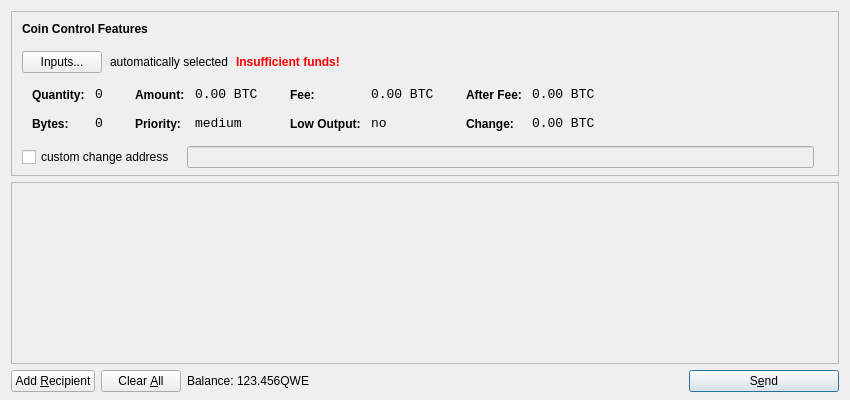
<?xml version="1.0" encoding="UTF-8"?>
<ui version="4.0">
 <class>SendCoinsDialog</class>
 <widget class="QDialog" name="SendCoinsDialog">
  <property name="geometry">
   <rect>
    <x>0</x>
    <y>0</y>
    <width>850</width>
    <height>400</height>
   </rect>
  </property>
  <property name="windowTitle">
   <string>Send Coins</string>
  </property>
  <layout class="QVBoxLayout" name="verticalLayout" stretch="0,1,0">
   <property name="bottomMargin">
    <number>8</number>
   </property>
   <item>
    <widget class="QFrame" name="frameCoinControl">
     <property name="sizePolicy">
      <sizepolicy hsizetype="Expanding" vsizetype="Expanding">
       <horstretch>0</horstretch>
       <verstretch>0</verstretch>
      </sizepolicy>
     </property>
     <property name="maximumSize">
      <size>
       <width>16777215</width>
       <height>16777215</height>
      </size>
     </property>
     <property name="frameShape">
      <enum>QFrame::StyledPanel</enum>
     </property>
     <property name="frameShadow">
      <enum>QFrame::Sunken</enum>
     </property>
     <layout class="QVBoxLayout" name="verticalLayoutCoinControl2">
      <property name="spacing">
       <number>-1</number>
      </property>
      <property name="leftMargin">
       <number>0</number>
      </property>
      <property name="topMargin">
       <number>0</number>
      </property>
      <property name="rightMargin">
       <number>0</number>
      </property>
      <property name="bottomMargin">
       <number>6</number>
      </property>
      <item>
       <layout class="QVBoxLayout" name="verticalLayoutCoinControl" stretch="0,0,0,0,1">
        <property name="spacing">
         <number>0</number>
        </property>
        <property name="leftMargin">
         <number>10</number>
        </property>
        <property name="topMargin">
         <number>10</number>
        </property>
        <item>
         <layout class="QHBoxLayout" name="horizontalLayoutCoinControl1">
          <property name="bottomMargin">
           <number>15</number>
          </property>
          <item>
           <widget class="QLabel" name="labelCoinControlFeatures">
            <property name="sizePolicy">
             <sizepolicy hsizetype="Preferred" vsizetype="Maximum">
              <horstretch>0</horstretch>
              <verstretch>0</verstretch>
             </sizepolicy>
            </property>
            <property name="font">
             <font>
              <weight>75</weight>
              <bold>true</bold>
             </font>
            </property>
            <property name="styleSheet">
             <string notr="true">font-weight:bold;</string>
            </property>
            <property name="text">
             <string>Coin Control Features</string>
            </property>
           </widget>
          </item>
         </layout>
        </item>
        <item>
         <layout class="QHBoxLayout" name="horizontalLayoutCoinControl2" stretch="0,0,0,0">
          <property name="spacing">
           <number>8</number>
          </property>
          <property name="bottomMargin">
           <number>10</number>
          </property>
          <item>
           <widget class="QPushButton" name="pushButtonCoinControl">
            <property name="styleSheet">
             <string notr="true"/>
            </property>
            <property name="text">
             <string>Inputs...</string>
            </property>
           </widget>
          </item>
          <item>
           <widget class="QLabel" name="labelCoinControlAutomaticallySelected">
            <property name="text">
             <string>automatically selected</string>
            </property>
            <property name="margin">
             <number>5</number>
            </property>
           </widget>
          </item>
          <item>
           <widget class="QLabel" name="labelCoinControlInsuffFunds">
            <property name="font">
             <font>
              <weight>75</weight>
              <bold>true</bold>
             </font>
            </property>
            <property name="styleSheet">
             <string notr="true">color:red;font-weight:bold;</string>
            </property>
            <property name="text">
             <string>Insufficient funds!</string>
            </property>
            <property name="margin">
             <number>5</number>
            </property>
           </widget>
          </item>
          <item>
           <spacer name="horizontalSpacerCoinControl">
            <property name="orientation">
             <enum>Qt::Horizontal</enum>
            </property>
            <property name="sizeHint" stdset="0">
             <size>
              <width>40</width>
              <height>1</height>
             </size>
            </property>
           </spacer>
          </item>
         </layout>
        </item>
        <item>
         <widget class="QWidget" name="widgetCoinControl" native="true">
          <property name="sizePolicy">
           <sizepolicy hsizetype="Preferred" vsizetype="Preferred">
            <horstretch>0</horstretch>
            <verstretch>0</verstretch>
           </sizepolicy>
          </property>
          <property name="minimumSize">
           <size>
            <width>0</width>
            <height>0</height>
           </size>
          </property>
          <property name="styleSheet">
           <string notr="true"/>
          </property>
          <layout class="QHBoxLayout" name="horizontalLayoutCoinControl5">
           <property name="margin">
            <number>0</number>
           </property>
           <item>
            <layout class="QHBoxLayout" name="horizontalLayoutCoinControl3" stretch="0,0,0,1">
             <property name="spacing">
              <number>20</number>
             </property>
             <property name="topMargin">
              <number>0</number>
             </property>
             <property name="bottomMargin">
              <number>10</number>
             </property>
             <item>
              <layout class="QFormLayout" name="formLayoutCoinControl1">
               <property name="horizontalSpacing">
                <number>10</number>
               </property>
               <property name="verticalSpacing">
                <number>14</number>
               </property>
               <property name="leftMargin">
                <number>10</number>
               </property>
               <property name="topMargin">
                <number>4</number>
               </property>
               <property name="rightMargin">
                <number>6</number>
               </property>
               <item row="0" column="0">
                <widget class="QLabel" name="labelCoinControlQuantityText">
                 <property name="styleSheet">
                  <string notr="true">font-weight:bold;</string>
                 </property>
                 <property name="text">
                  <string>Quantity:</string>
                 </property>
                 <property name="margin">
                  <number>0</number>
                 </property>
                </widget>
               </item>
               <item row="0" column="1">
                <widget class="QLabel" name="labelCoinControlQuantity">
                 <property name="font">
                  <font>
                   <family>Monospace</family>
                   <pointsize>10</pointsize>
                  </font>
                 </property>
                 <property name="cursor">
                  <cursorShape>IBeamCursor</cursorShape>
                 </property>
                 <property name="contextMenuPolicy">
                  <enum>Qt::ActionsContextMenu</enum>
                 </property>
                 <property name="text">
                  <string notr="true">0</string>
                 </property>
                 <property name="margin">
                  <number>0</number>
                 </property>
                 <property name="textInteractionFlags">
                  <set>Qt::LinksAccessibleByMouse|Qt::TextSelectableByKeyboard|Qt::TextSelectableByMouse</set>
                 </property>
                </widget>
               </item>
               <item row="1" column="0">
                <widget class="QLabel" name="labelCoinControlBytesText">
                 <property name="styleSheet">
                  <string notr="true">font-weight:bold;</string>
                 </property>
                 <property name="text">
                  <string>Bytes:</string>
                 </property>
                </widget>
               </item>
               <item row="1" column="1">
                <widget class="QLabel" name="labelCoinControlBytes">
                 <property name="font">
                  <font>
                   <family>Monospace</family>
                   <pointsize>10</pointsize>
                  </font>
                 </property>
                 <property name="cursor">
                  <cursorShape>IBeamCursor</cursorShape>
                 </property>
                 <property name="contextMenuPolicy">
                  <enum>Qt::ActionsContextMenu</enum>
                 </property>
                 <property name="text">
                  <string notr="true">0</string>
                 </property>
                 <property name="textInteractionFlags">
                  <set>Qt::LinksAccessibleByMouse|Qt::TextSelectableByKeyboard|Qt::TextSelectableByMouse</set>
                 </property>
                </widget>
               </item>
              </layout>
             </item>
             <item>
              <layout class="QFormLayout" name="formLayoutCoinControl2">
               <property name="horizontalSpacing">
                <number>10</number>
               </property>
               <property name="verticalSpacing">
                <number>14</number>
               </property>
               <property name="leftMargin">
                <number>6</number>
               </property>
               <property name="topMargin">
                <number>4</number>
               </property>
               <property name="rightMargin">
                <number>6</number>
               </property>
               <item row="0" column="0">
                <widget class="QLabel" name="labelCoinControlAmountText">
                 <property name="styleSheet">
                  <string notr="true">font-weight:bold;</string>
                 </property>
                 <property name="text">
                  <string>Amount:</string>
                 </property>
                 <property name="margin">
                  <number>0</number>
                 </property>
                </widget>
               </item>
               <item row="0" column="1">
                <widget class="QLabel" name="labelCoinControlAmount">
                 <property name="font">
                  <font>
                   <family>Monospace</family>
                   <pointsize>10</pointsize>
                  </font>
                 </property>
                 <property name="cursor">
                  <cursorShape>IBeamCursor</cursorShape>
                 </property>
                 <property name="contextMenuPolicy">
                  <enum>Qt::ActionsContextMenu</enum>
                 </property>
                 <property name="text">
                  <string notr="true">0.00 BTC</string>
                 </property>
                 <property name="textInteractionFlags">
                  <set>Qt::LinksAccessibleByMouse|Qt::TextSelectableByKeyboard|Qt::TextSelectableByMouse</set>
                 </property>
                </widget>
               </item>
               <item row="1" column="0">
                <widget class="QLabel" name="labelCoinControlPriorityText">
                 <property name="styleSheet">
                  <string notr="true">font-weight:bold;</string>
                 </property>
                 <property name="text">
                  <string>Priority:</string>
                 </property>
                </widget>
               </item>
               <item row="1" column="1">
                <widget class="QLabel" name="labelCoinControlPriority">
                 <property name="font">
                  <font>
                   <family>Monospace</family>
                   <pointsize>10</pointsize>
                  </font>
                 </property>
                 <property name="cursor">
                  <cursorShape>IBeamCursor</cursorShape>
                 </property>
                 <property name="contextMenuPolicy">
                  <enum>Qt::ActionsContextMenu</enum>
                 </property>
                 <property name="text">
                  <string>medium</string>
                 </property>
                 <property name="textInteractionFlags">
                  <set>Qt::LinksAccessibleByMouse|Qt::TextSelectableByKeyboard|Qt::TextSelectableByMouse</set>
                 </property>
                </widget>
               </item>
              </layout>
             </item>
             <item>
              <layout class="QFormLayout" name="formLayoutCoinControl3">
               <property name="horizontalSpacing">
                <number>10</number>
               </property>
               <property name="verticalSpacing">
                <number>14</number>
               </property>
               <property name="leftMargin">
                <number>6</number>
               </property>
               <property name="topMargin">
                <number>4</number>
               </property>
               <property name="rightMargin">
                <number>6</number>
               </property>
               <item row="0" column="0">
                <widget class="QLabel" name="labelCoinControlFeeText">
                 <property name="styleSheet">
                  <string notr="true">font-weight:bold;</string>
                 </property>
                 <property name="text">
                  <string>Fee:</string>
                 </property>
                 <property name="margin">
                  <number>0</number>
                 </property>
                </widget>
               </item>
               <item row="0" column="1">
                <widget class="QLabel" name="labelCoinControlFee">
                 <property name="font">
                  <font>
                   <family>Monospace</family>
                   <pointsize>10</pointsize>
                  </font>
                 </property>
                 <property name="cursor">
                  <cursorShape>IBeamCursor</cursorShape>
                 </property>
                 <property name="contextMenuPolicy">
                  <enum>Qt::ActionsContextMenu</enum>
                 </property>
                 <property name="text">
                  <string notr="true">0.00 BTC</string>
                 </property>
                 <property name="textInteractionFlags">
                  <set>Qt::LinksAccessibleByMouse|Qt::TextSelectableByKeyboard|Qt::TextSelectableByMouse</set>
                 </property>
                </widget>
               </item>
               <item row="1" column="0">
                <widget class="QLabel" name="labelCoinControlLowOutputText">
                 <property name="styleSheet">
                  <string notr="true">font-weight:bold;</string>
                 </property>
                 <property name="text">
                  <string>Low Output:</string>
                 </property>
                </widget>
               </item>
               <item row="1" column="1">
                <widget class="QLabel" name="labelCoinControlLowOutput">
                 <property name="font">
                  <font>
                   <family>Monospace</family>
                   <pointsize>10</pointsize>
                  </font>
                 </property>
                 <property name="cursor">
                  <cursorShape>IBeamCursor</cursorShape>
                 </property>
                 <property name="contextMenuPolicy">
                  <enum>Qt::ActionsContextMenu</enum>
                 </property>
                 <property name="text">
                  <string>no</string>
                 </property>
                 <property name="textInteractionFlags">
                  <set>Qt::LinksAccessibleByMouse|Qt::TextSelectableByKeyboard|Qt::TextSelectableByMouse</set>
                 </property>
                </widget>
               </item>
              </layout>
             </item>
             <item>
              <layout class="QFormLayout" name="formLayoutCoinControl4">
               <property name="horizontalSpacing">
                <number>10</number>
               </property>
               <property name="verticalSpacing">
                <number>14</number>
               </property>
               <property name="leftMargin">
                <number>6</number>
               </property>
               <property name="topMargin">
                <number>4</number>
               </property>
               <property name="rightMargin">
                <number>6</number>
               </property>
               <item row="0" column="0">
                <widget class="QLabel" name="labelCoinControlAfterFeeText">
                 <property name="styleSheet">
                  <string notr="true">font-weight:bold;</string>
                 </property>
                 <property name="text">
                  <string>After Fee:</string>
                 </property>
                 <property name="margin">
                  <number>0</number>
                 </property>
                </widget>
               </item>
               <item row="0" column="1">
                <widget class="QLabel" name="labelCoinControlAfterFee">
                 <property name="font">
                  <font>
                   <family>Monospace</family>
                   <pointsize>10</pointsize>
                  </font>
                 </property>
                 <property name="cursor">
                  <cursorShape>IBeamCursor</cursorShape>
                 </property>
                 <property name="contextMenuPolicy">
                  <enum>Qt::ActionsContextMenu</enum>
                 </property>
                 <property name="text">
                  <string notr="true">0.00 BTC</string>
                 </property>
                 <property name="textInteractionFlags">
                  <set>Qt::LinksAccessibleByMouse|Qt::TextSelectableByKeyboard|Qt::TextSelectableByMouse</set>
                 </property>
                </widget>
               </item>
               <item row="1" column="0">
                <widget class="QLabel" name="labelCoinControlChangeText">
                 <property name="styleSheet">
                  <string notr="true">font-weight:bold;</string>
                 </property>
                 <property name="text">
                  <string>Change:</string>
                 </property>
                </widget>
               </item>
               <item row="1" column="1">
                <widget class="QLabel" name="labelCoinControlChange">
                 <property name="font">
                  <font>
                   <family>Monospace</family>
                   <pointsize>10</pointsize>
                  </font>
                 </property>
                 <property name="cursor">
                  <cursorShape>IBeamCursor</cursorShape>
                 </property>
                 <property name="contextMenuPolicy">
                  <enum>Qt::ActionsContextMenu</enum>
                 </property>
                 <property name="text">
                  <string notr="true">0.00 BTC</string>
                 </property>
                 <property name="textInteractionFlags">
                  <set>Qt::LinksAccessibleByMouse|Qt::TextSelectableByKeyboard|Qt::TextSelectableByMouse</set>
                 </property>
                </widget>
               </item>
              </layout>
             </item>
            </layout>
           </item>
          </layout>
         </widget>
        </item>
        <item>
         <layout class="QHBoxLayout" name="horizontalLayoutCoinControl4" stretch="0,0,0">
          <property name="spacing">
           <number>12</number>
          </property>
          <property name="sizeConstraint">
           <enum>QLayout::SetDefaultConstraint</enum>
          </property>
          <property name="topMargin">
           <number>5</number>
          </property>
          <property name="rightMargin">
           <number>5</number>
          </property>
          <item>
           <widget class="QCheckBox" name="checkBoxCoinControlChange">
            <property name="text">
             <string>custom change address</string>
            </property>
           </widget>
          </item>
          <item>
           <widget class="QLineEdit" name="lineEditCoinControlChange">
            <property name="enabled">
             <bool>false</bool>
            </property>
            <property name="sizePolicy">
             <sizepolicy hsizetype="Expanding" vsizetype="Fixed">
              <horstretch>0</horstretch>
              <verstretch>0</verstretch>
             </sizepolicy>
            </property>
           </widget>
          </item>
          <item>
           <widget class="QLabel" name="labelCoinControlChangeLabel">
            <property name="sizePolicy">
             <sizepolicy hsizetype="Preferred" vsizetype="Expanding">
              <horstretch>0</horstretch>
              <verstretch>0</verstretch>
             </sizepolicy>
            </property>
            <property name="minimumSize">
             <size>
              <width>0</width>
              <height>0</height>
             </size>
            </property>
            <property name="text">
             <string/>
            </property>
            <property name="margin">
             <number>3</number>
            </property>
           </widget>
          </item>
         </layout>
        </item>
        <item>
         <spacer name="verticalSpacerCoinControl">
          <property name="orientation">
           <enum>Qt::Vertical</enum>
          </property>
          <property name="sizeHint" stdset="0">
           <size>
            <width>800</width>
            <height>1</height>
           </size>
          </property>
         </spacer>
        </item>
       </layout>
      </item>
     </layout>
    </widget>
   </item>
   <item>
    <widget class="QScrollArea" name="scrollArea">
     <property name="widgetResizable">
      <bool>true</bool>
     </property>
     <widget class="QWidget" name="scrollAreaWidgetContents">
      <property name="geometry">
       <rect>
        <x>0</x>
        <y>0</y>
        <width>830</width>
        <height>165</height>
       </rect>
      </property>
      <layout class="QVBoxLayout" name="verticalLayout_2">
       <property name="margin">
        <number>0</number>
       </property>
       <item>
        <layout class="QVBoxLayout" name="entries">
         <property name="spacing">
          <number>6</number>
         </property>
        </layout>
       </item>
       <item>
        <spacer name="verticalSpacer">
         <property name="orientation">
          <enum>Qt::Vertical</enum>
         </property>
         <property name="sizeHint" stdset="0">
          <size>
           <width>20</width>
           <height>40</height>
          </size>
         </property>
        </spacer>
       </item>
      </layout>
     </widget>
    </widget>
   </item>
   <item>
    <layout class="QHBoxLayout" name="horizontalLayout">
     <item>
      <widget class="QPushButton" name="addButton">
       <property name="toolTip">
        <string>Send to multiple recipients at once</string>
       </property>
       <property name="text">
        <string>Add &amp;Recipient</string>
       </property>
       <property name="icon">
        <iconset resource="../bitcoin.qrc">
         <normaloff>:/icons/add</normaloff>:/icons/add</iconset>
       </property>
       <property name="autoDefault">
        <bool>false</bool>
       </property>
      </widget>
     </item>
     <item>
      <widget class="QPushButton" name="clearButton">
       <property name="sizePolicy">
        <sizepolicy hsizetype="Minimum" vsizetype="Fixed">
         <horstretch>0</horstretch>
         <verstretch>0</verstretch>
        </sizepolicy>
       </property>
       <property name="toolTip">
        <string>Remove all transaction fields</string>
       </property>
       <property name="text">
        <string>Clear &amp;All</string>
       </property>
       <property name="icon">
        <iconset resource="../bitcoin.qrc">
         <normaloff>:/icons/remove</normaloff>:/icons/remove</iconset>
       </property>
       <property name="autoRepeatDelay">
        <number>300</number>
       </property>
       <property name="autoDefault">
        <bool>false</bool>
       </property>
      </widget>
     </item>
     <item>
      <layout class="QHBoxLayout" name="horizontalLayout_2">
       <property name="spacing">
        <number>3</number>
       </property>
       <item>
        <widget class="QLabel" name="label">
         <property name="text">
          <string>Balance:</string>
         </property>
        </widget>
       </item>
       <item>
        <widget class="QLabel" name="labelBalance">
         <property name="cursor">
          <cursorShape>IBeamCursor</cursorShape>
         </property>
         <property name="text">
          <string>123.456QWE</string>
         </property>
         <property name="textInteractionFlags">
          <set>Qt::LinksAccessibleByMouse|Qt::TextSelectableByKeyboard|Qt::TextSelectableByMouse</set>
         </property>
        </widget>
       </item>
      </layout>
     </item>
     <item>
      <spacer name="horizontalSpacer">
       <property name="orientation">
        <enum>Qt::Horizontal</enum>
       </property>
       <property name="sizeHint" stdset="0">
        <size>
         <width>40</width>
         <height>20</height>
        </size>
       </property>
      </spacer>
     </item>
     <item>
      <widget class="QPushButton" name="sendButton">
       <property name="minimumSize">
        <size>
         <width>150</width>
         <height>0</height>
        </size>
       </property>
       <property name="toolTip">
        <string>Confirm the send action</string>
       </property>
       <property name="text">
        <string>S&amp;end</string>
       </property>
       <property name="icon">
        <iconset resource="../bitcoin.qrc">
         <normaloff>:/icons/send</normaloff>:/icons/send</iconset>
       </property>
       <property name="default">
        <bool>true</bool>
       </property>
      </widget>
     </item>
    </layout>
   </item>
  </layout>
 </widget>
 <resources>
  <include location="../bitcoin.qrc"/>
 </resources>
 <connections/>
</ui>
